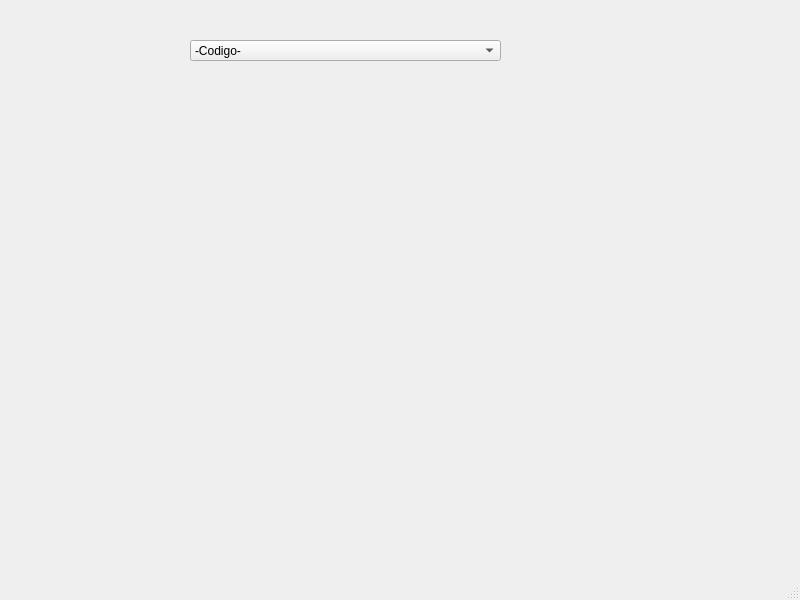
<?xml version="1.0" encoding="UTF-8"?>
<ui version="4.0">
 <class>VerClase</class>
 <widget class="QMainWindow" name="VerClase">
  <property name="geometry">
   <rect>
    <x>0</x>
    <y>0</y>
    <width>800</width>
    <height>600</height>
   </rect>
  </property>
  <property name="windowTitle">
   <string>MainWindow</string>
  </property>
  <widget class="QWidget" name="centralwidget">
   <widget class="QComboBox" name="comboBox">
    <property name="geometry">
     <rect>
      <x>190</x>
      <y>40</y>
      <width>311</width>
      <height>21</height>
     </rect>
    </property>
    <item>
     <property name="text">
      <string>-Codigo-</string>
     </property>
    </item>
   </widget>
  </widget>
  <widget class="QMenuBar" name="menubar">
   <property name="geometry">
    <rect>
     <x>0</x>
     <y>0</y>
     <width>800</width>
     <height>21</height>
    </rect>
   </property>
  </widget>
  <widget class="QStatusBar" name="statusbar"/>
 </widget>
 <resources/>
 <connections/>
</ui>
